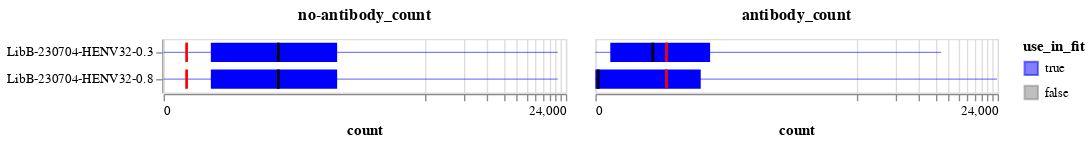

Notebook source saved alongside this figure:
### Markdown cell above
Now plot the distribution of no-antibody and antibody counts versus the thresholds.
Recall we keep variants that meet **either** threshold, and in an ideal experiment all variants would meet the no-antibody threshold but we may expect only a small fraction (true escape mutations) to meet the antibody threshold.

In the plots below, the bars span the interquartile range, the lines go from min to max, the dark black line is the median, and the red line is the threshold for counts to be retained (a variant only needs to meet one threshold).

### Code cell
count_summary = (
    prob_escape.melt(
        id_vars=["sample", "concentration", "use_in_fit"],
        value_vars=["antibody_count", "no-antibody_count"],
        var_name="count_type",
        value_name="count",
    )
    .groupby(["sample", "concentration", "use_in_fit", "count_type"], as_index=False)
    .aggregate(
        median=pd.NamedAgg("count", "median"),
        q1=pd.NamedAgg("count", lambda s: s.quantile(0.25)),
        q3=pd.NamedAgg("count", lambda s: s.quantile(0.75)),
        min=pd.NamedAgg("count", "min"),
        max=pd.NamedAgg("count", "max"),
    )
    .merge(
        min_counts.rename(
            columns={
                "min_antibody_count": "antibody_count",
                "min_no_antibody_count": "no-antibody_count",
            }
        ).melt(id_vars="sample", var_name="count_type", value_name="threshold"),
        on=["sample", "count_type"],
        validate="one_to_one",
    )
)

base_chart = alt.Chart(count_summary).encode(
    y=alt.Y("sample", title=None, sort=alt.SortField("concentration")),
    tooltip=count_summary.columns.tolist(),
    color=alt.Color(
        "use_in_fit",
        scale=alt.Scale(domain=[True, False], range=["blue", "gray"]),
    ),
)

quantile_bar = base_chart.encode(
    x=alt.X(
        "q1",
        scale=alt.Scale(type="symlog", constant=20),
        axis=alt.Axis(labelOverlap=True),
        title="count",
    ),
    x2="q3",
).mark_bar(color="blue", height={"band": 0.8})

range_line = base_chart.encode(x="min", x2="max").mark_rule(color="blue", opacity=0.5)

median_line = base_chart.encode(
    x="median", x2="median", color=alt.value("black")
).mark_bar(xOffset=1, x2Offset=-1, height={"band": 0.8})

threshold_line = base_chart.encode(
    x="threshold", x2="threshold", color=alt.value("red")
).mark_bar(xOffset=1, x2Offset=-1, height={"band": 0.8})

count_summary_chart = (quantile_bar + range_line + median_line + threshold_line).facet(
    column=alt.Column(
        "count_type",
        title=None,
        sort="descending",
        header=alt.Header(labelFontWeight="bold", labelFontSize=12),
    ),
)

count_summary_chart

### Figure 1 — Vega-Lite specification as saved in the notebook (floating-point values rounded to 4 significant figures)
{"config": {"view": {"continuousWidth": 300, "continuousHeight": 300}}, "data": {"name": "data-d65ee9770a43a1e6bfcd68a2ffbdc9eb"}, "facet": {"column": {"field": "count_type", "header": {"labelFontSize": 12, "labelFontWeight": "bold"}, "sort": "descending", "title": null, "type": "nominal"}}, "spec": {"layer": [{"mark": {"type": "bar", "color": "blue", "height": {"band": 0.8}}, "encoding": {"color": {"field": "use_in_fit", "scale": {"domain": [true, false], "range": ["blue", "gray"]}, "type": "nominal"}, "tooltip": [{"field": "sample", "type": "nominal"}, {"field": "concentration", "type": "quantitative"}, {"field": "use_in_fit", "type": "nominal"}, {"field": "count_type", "type": "nominal"}, {"field": "median", "type": "quantitative"}, {"field": "q1", "type": "quantitative"}, {"field": "q3", "type": "quantitative"}, {"field": "min", "type": "quantitative"}, {"field": "max", "type": "quantitative"}, {"field": "threshold", "type": "quantitative"}], "x": {"axis": {"labelOverlap": true}, "field": "q1", "scale": {"constant": 20, "type": "symlog"}, "title": "count", "type": "quantitative"}, "x2": {"field": "q3"}, "y": {"field": "sample", "sort": {"field": "concentration"}, "title": null, "type": "nominal"}}}, {"mark": {"type": "rule", "color": "blue", "opacity": 0.5}, "encoding": {"color": {"field": "use_in_fit", "scale": {"domain": [true, false], "range": ["blue", "gray"]}, "type": "nominal"}, "tooltip": [{"field": "sample", "type": "nominal"}, {"field": "concentration", "type": "quantitative"}, {"field": "use_in_fit", "type": "nominal"}, {"field": "count_type", "type": "nominal"}, {"field": "median", "type": "quantitative"}, {"field": "q1", "type": "quantitative"}, {"field": "q3", "type": "quantitative"}, {"field": "min", "type": "quantitative"}, {"field": "max", "type": "quantitative"}, {"field": "threshold", "type": "quantitative"}], "x": {"field": "min", "type": "quantitative"}, "x2": {"field": "max"}, "y": {"field": "sample", "sort": {"field": "concentration"}, "title": null, "type": "nominal"}}}, {"mark": {"type": "bar", "height": {"band": 0.8}, "x2Offset": -1, "xOffset": 1}, "encoding": {"color": {"value": "black"}, "tooltip": [{"field": "sample", "type": "nominal"}, {"field": "concentration", "type": "quantitative"}, {"field": "use_in_fit", "type": "nominal"}, {"field": "count_type", "type": "nominal"}, {"field": "median", "type": "quantitative"}, {"field": "q1", "type": "quantitative"}, {"field": "q3", "type": "quantitative"}, {"field": "min", "type": "quantitative"}, {"field": "max", "type": "quantitative"}, {"field": "threshold", "type": "quantitative"}], "x": {"field": "median", "type": "quantitative"}, "x2": {"field": "median"}, "y": {"field": "sample", "sort": {"field": "concentration"}, "title": null, "type": "nominal"}}}, {"mark": {"type": "bar", "height": {"band": 0.8}, "x2Offset": -1, "xOffset": 1}, "encoding": {"color": {"value": "red"}, "tooltip": [{"field": "sample", "type": "nominal"}, {"field": "concentration", "type": "quantitative"}, {"field": "use_in_fit", "type": "nominal"}, {"field": "count_type", "type": "nominal"}, {"field": "median", "type": "quantitative"}, {"field": "q1", "type": "quantitative"}, {"field": "q3", "type": "quantitative"}, {"field": "min", "type": "quantitative"}, {"field": "max", "type": "quantitative"}, {"field": "threshold", "type": "quantitative"}], "x": {"field": "threshold", "type": "quantitative"}, "x2": {"field": "threshold"}, "y": {"field": "sample", "sort": {"field": "concentration"}, "title": null, "type": "nominal"}}}]}, "$schema": "https://vega.github.io/schema/vega-lite/v5.8.0.json", "datasets": {"data-d65ee9770a43a1e6bfcd68a2ffbdc9eb": [{"sample": "LibB-230704-HENV32-0.3", "concentration": 0.3, "use_in_fit": true, "count_type": "antibody_count", "median": 35.0, "q1": 6.0, "q3": 131.0, "min": 0, "max": 8817, "threshold": 50.0}, {"sample": "LibB-230704-HENV32-0.3", "concentration": 0.3, "use_in_fit": true, "count_type": "no-antibody_count", "median": 131.0, "q1": 26.0, "q3": 406.0, "min": 0, "max": 20733, "threshold": 10.0}, {"sample": "LibB-230704-HENV32-0.8", "concentration": 0.8, "use_in_fit": true, "count_type": "antibody_count", "median": 1.0, "q1": 0.0, "q3": 108.0, "min": 0, "max": 23708, "threshold": 50.0}, {"sample": "LibB-230704-HENV32-0.8", "concentration": 0.8, "use_in_fit": true, "count_type": "no-antibody_count", "median": 131.0, "q1": 26.0, "q3": 406.0, "min": 0, "max": 20733, "threshold": 10.0}]}}
